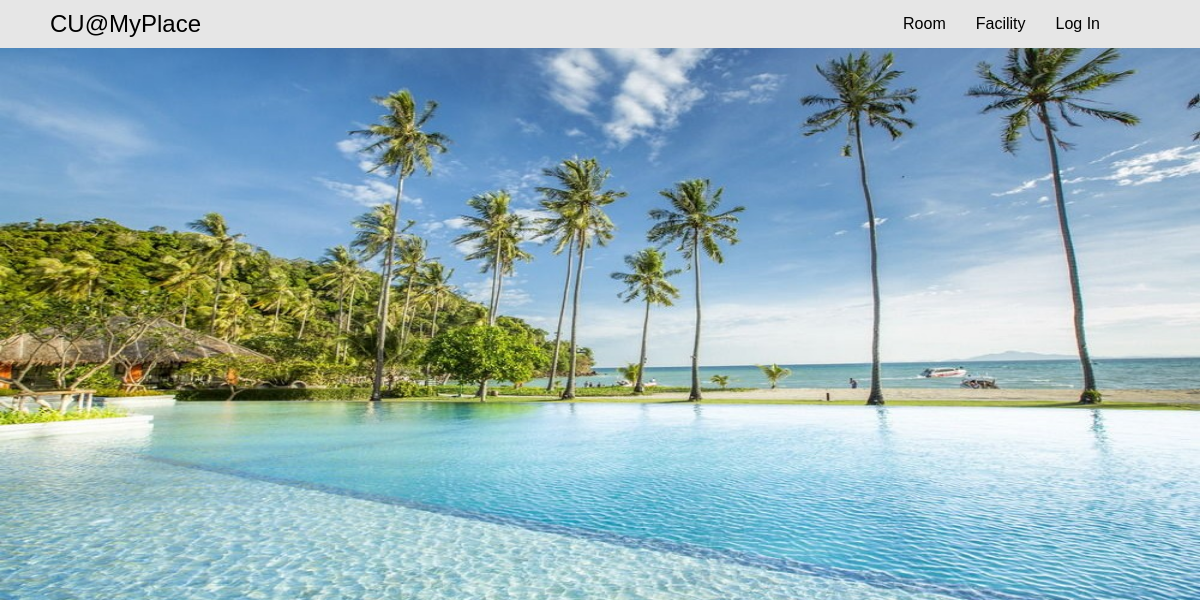
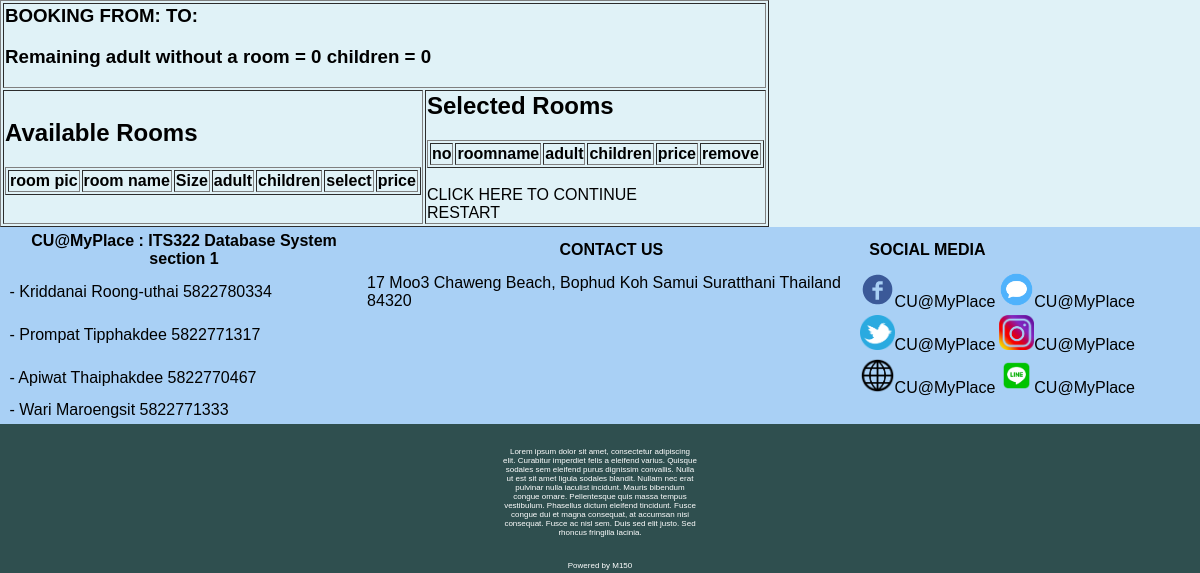
Page /newbooking.php on the earlier database version (2 pictures, top to bottom).
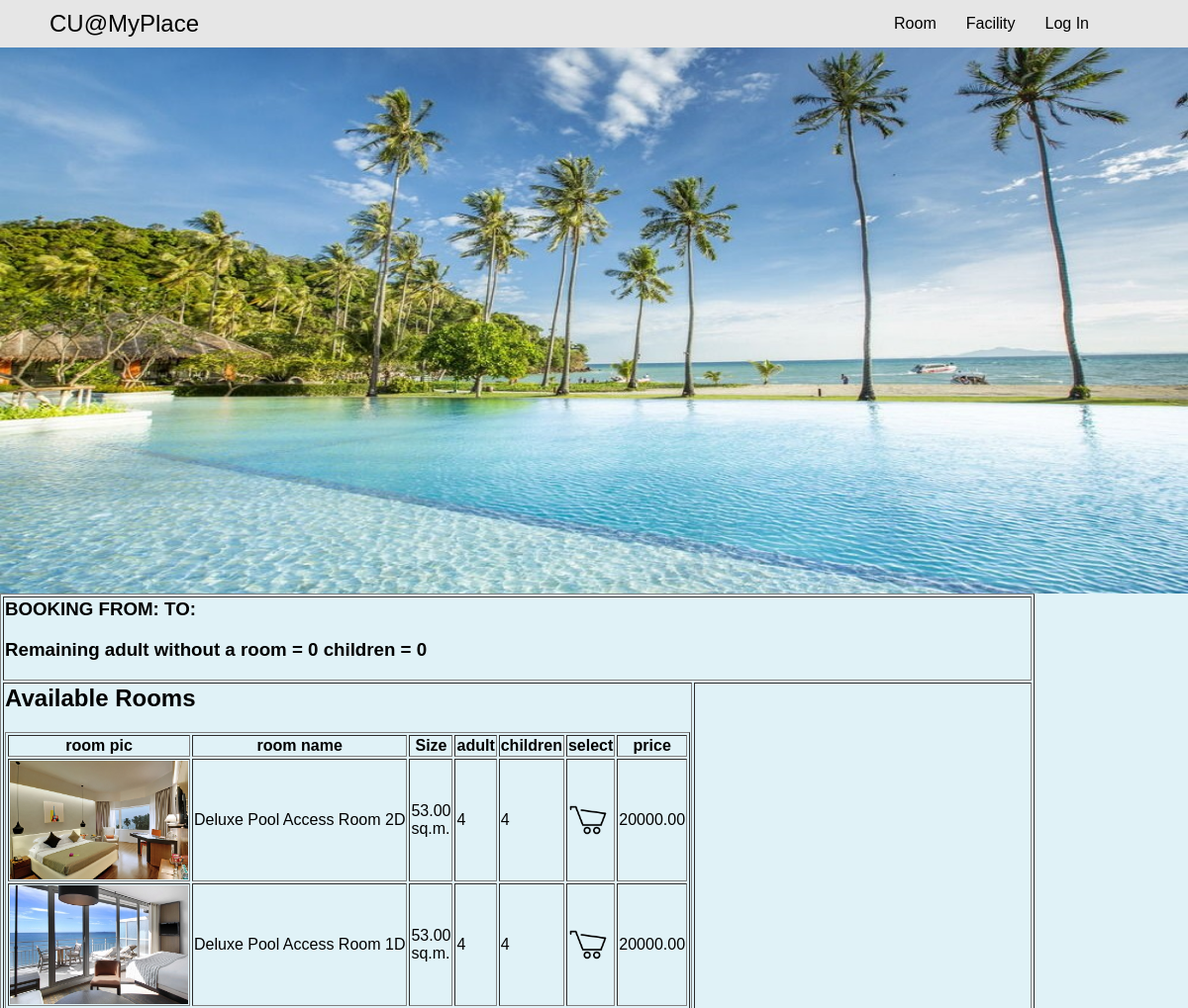
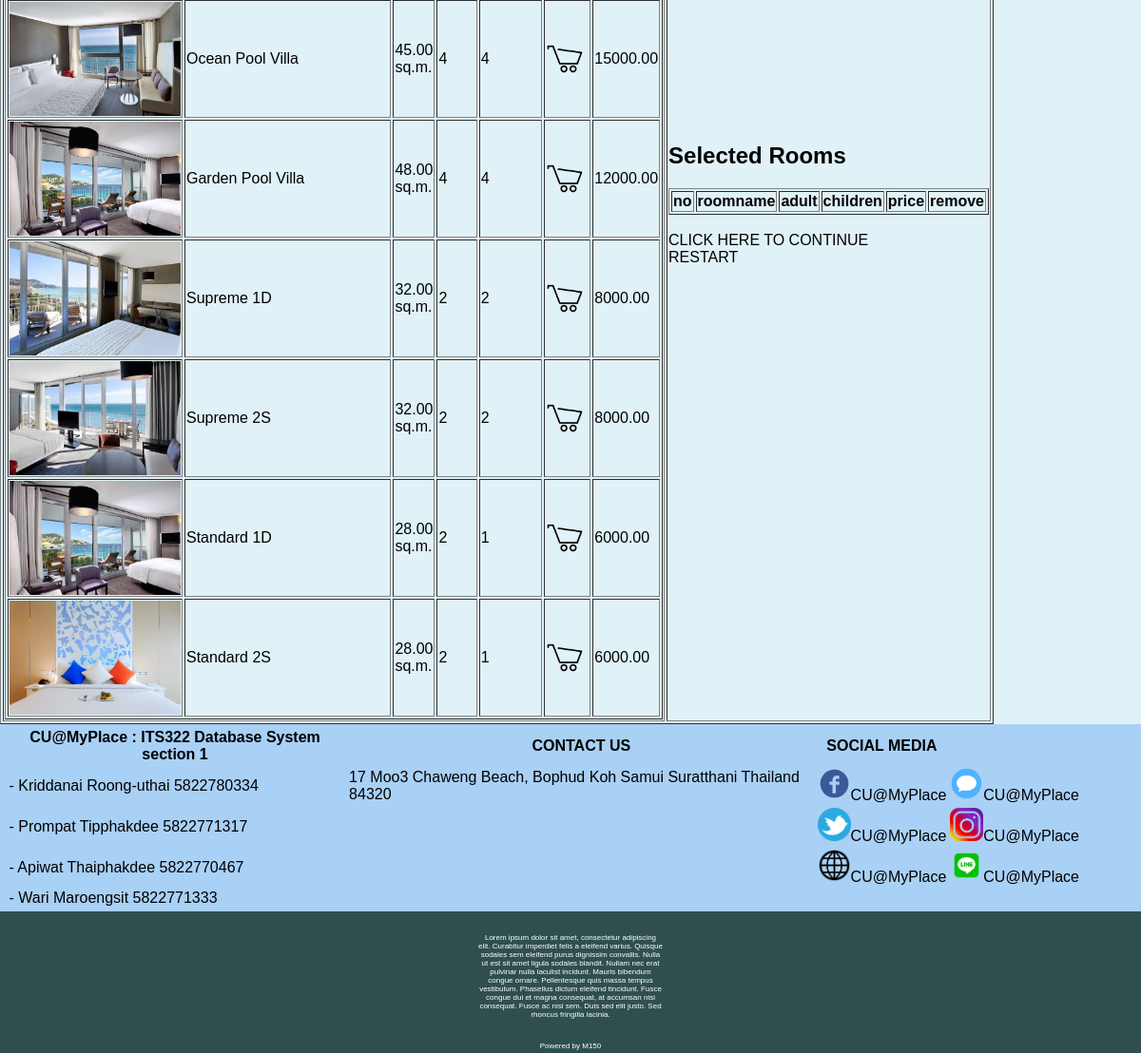
Same page on the later database version (2 pictures, top to bottom).
### tables this page shows
CREATE TABLE `roomtype` (
  `idroomtype` int(11) NOT NULL,
  `name` varchar(45) NOT NULL,
  `numdbed` int(11) NOT NULL,
  `numsbed` int(11) NOT NULL,
  `numbath` int(11) NOT NULL,
  `numliving` int(11) NOT NULL,
  `size` decimal(6,2) NOT NULL,
  `price` decimal(10,2) NOT NULL,
  `numguest` int(11) NOT NULL,
  `numchild` int(11) NOT NULL,
  `pic` varchar(50) DEFAULT NULL
);

### newbooking.php (the view, shortened to what this page needs)
<?php
  require_once('helperfunctions.php');
  require_once('connect.php');
  $leftadult = $_SESSION['adultcount'] - $_SESSION['curadultcount'];
  $leftchild = $_SESSION['childcount'] - $_SESSION['curchildcount'];
  $q = "SELECT * FROM roomtype;";
  $result = $mysqli->query($q);
?>
<html>
<head>
  <link rel="stylesheet" href="default.css">
</head>
<body>
  <?php
  if (isset($_SESSION['user'])) {
    echo '<div id="menubar">';
    menubar_logout();
    echo '</div>';
  }else{
    echo '<div id="menubar">';
    menubar();
    echo '</div>';
  }
   ?>
  <div id="viewpic">
    <img src="img/view1.jpg" height="600" width="100%">
  </div>
  <div id="nosidebarpage">
    <table id="bookingtable" border=1>
      <tr>
        <td colspan="2">
          <h3>BOOKING FROM:<?php echo $_SESSION['fromdate']; ?> TO: <?php echo $_SESSION['todate']; ?></h3>
          <h3>Remaining adult without a room = <?php echo $leftadult;?> children = <?php echo $leftchild;?> </h3>
        </td>
      </tr>
      <td>
        <h2>Available Rooms</h2>
        <table border=1 class="roomtable">
          <tr>
            <th>room pic</th>
            <th>room name</th>
            <th>Size</th>
            <th>adult</th>
            <th>children</th>
            <th>select</th>
            <th>price</th>
          </tr>
          <?php
               while ($row=$result->fetch_array()) {
                   echo "<tr>";
                   echo '<td><img src="img/'.$row['pic'].'.jpg" height="120" width="180"></td>
                <td>'.$row['name'].'</td>
                <td>'.$row['size'].'<br>sq.m.</td>
                <td>'.$row['numguest'].'</td>
                <td>'.$row['numchild'].'</td>
                <td><a href="addarray.php?idroomtype='.$row['idroomtype'].'"><img src="img/shop.png" width="40" height="40"/></a></td>
                <td>'.$row['price'].'</td>';
                   echo "</tr>";
               }
             ?>
        </table>
      </td>
      <td class="aligntop">
        <h2>Selected Rooms</h2>
        <table border=1 class="roomtable">
          <tr>
            <th>no</th>
            <th>roomname</th>
            <th>adult</th>
            <th>children</th>
            <th>price</th>
            <th>remove</th>
          </tr>
        </table>
        <br>
        <?php
        if ($leftadult==0 && $leftchild==0) {
          if (isset($_SESSION['user'])) {
            echo '<a href="addguest.php">CLICK HERE TO CONTINUE</a>';
          }else{
            echo '<a href="bookinglogin.php">CLICK HERE TO CONTINUE</a>';
          }
        }else{
          echo '<a href=""">NOT ENOUGH ROOM</a>';
        }
         ?>
        <br>
        <a href="destroy.php">RESTART</a>
      </td>
    </table>
</div>
  <div id="bottomest">
<?php bottombar(); ?>
  </div>
  </body>
  </html>

### helperfunctions.php (shortened to what this page needs)
<?php
  function menubar(){
    echo '<div id="logo"><a href="home.php">CU@MyPlace</a></div>
    <ul id="menu">
      <li class="topbartext"><a href="room.php">Room</a></li>
      <li class="topbartext"><a href="facility.php">Facility</a></li>
      <li class="topbartext"><a href="login.php">Log In</a></li>
    </ul>';
  }
  function bottombar(){
    echo '
    <div id="bar">
    <table>
      <tr>
        <th>CU@MyPlace : ITS322 Database System section 1</th>
        <th>CONTACT US</th>
        <th>SOCIAL MEDIA</th>
      </tr>
      <tr>
        <td>&nbsp;- Kriddanai Roong-uthai 5822780334</td>
        <td>17 Moo3 Chaweng Beach, Bophud Koh Samui Suratthani Thailand 84320</td>
        <td><img src="img/fb.svg" height="35" width="35">CU@MyPlace</td>
        <td><img src="img/message.png" height="35" width="35">CU@MyPlace</td>
      </tr>
      <tr>
        <td colspan="2">&nbsp;- Prompat Tipphakdee 5822771317</td>
        <td><img src="img/twitter.png" height="35" width="35">CU@MyPlace</td>
        <td><img src="img/ig.png" height="35" width="35">CU@MyPlace</td>
      </tr>
      <tr>
        <td colspan="2">&nbsp;- Apiwat Thaiphakdee 5822770467</td>
        <td><img src="img/web.png" height="35" width="35">CU@MyPlace</td>
        <td><img src="img/LINE_icon01.png" height="35" width="35">CU@MyPlace</td></tr>
      <tr><td>&nbsp;- Wari Maroengsit 5822771333</td></tr>
      </table>
    </div>
    <table id="lastbar">
      <tr>
        <td>
          <div class="centerlastbar">Lorem ipsum dolor sit amet, consectetur adipiscing elit. Curabitur imperdiet felis a eleifend varius. Quisque sodales sem eleifend purus dignissim convallis. Nulla ut est sit amet ligula sodales blandit. Nullam nec erat pulvinar nulla iaculist incidunt. Mauris bibendum congue ornare. Pellentesque quis massa tempus vestibulum. Phasellus dictum eleifend tincidunt. Fusce congue dui et magna consequat, at accumsan nisi consequat. Fusce ac nisl sem. Duis sed elit justo. Sed rhoncus fringilla lacinia. </div>
        </td>
      </tr>
      <tr>
        <td>
          <div class="centerlastbar">Powered by M150</div>
        </td>
      </tr>
    </table>';
  }
 ?>

### default.css (style rules this page uses)
body { background-color: #E0F2F7; font-family: sans-serif; margin: 0; padding: 0; width: 100%; }
ul { float: right; margin: 0 30px 10px 0; }
li { float: left; text-decoration: none; list-style: none; padding: 0 0 0 30px; }
a { text-decoration: none; color: black; }
#logo { position: absolute; top: 50%; -webkit-transform: translateY(-50%); -ms-transform: translateY(-50%); transform: translateY(-50%); font-size: 1.5em; left: 50px; }
#menu { padding: 0px; margin: 0px; position: relative; top: 50%; -webkit-transform: translateY(-50%); -ms-transform: translateY(-50%); transform: translateY(-50%); float: right; right: 100px; }
#menubar { font-family: sans-serif; background-color: #E6E6E6; position: fixed; width: 100%; height: 3em; z-index: 2; }
#bar { position: relatives; font-family: sans-serif; font-weight: 400; background-color:#A9D0F5; color: black; width: 100%; height: auto; float: left; font-size: 1em; }
#bar table { padding:2px; width:95%; }
#lastbar { position: inherit; font-size: 0.5em; font-family: sans-serif; font-weight:400; background-color:#2F4F4F; width: 100%; color:white; height: 100px; }
.centerlastbar { text-align: center; padding: 20px 500px 0px 500px; }

Differences in the rows shown:
added roomtype: shows a picture, name "Deluxe Pool Access Room 2D", size "53.00", numguest "4", numchild "4", price "20000.00"
added roomtype: shows a picture, name "Deluxe Pool Access Room 1D", size "53.00", numguest "4", numchild "4", price "20000.00"
added roomtype: shows a picture, name "Ocean Pool Villa", size "45.00", numguest "4", numchild "4", price "15000.00"
added roomtype: shows a picture, name "Garden Pool Villa", size "48.00", numguest "4", numchild "4", price "12000.00"
added roomtype: shows a picture, name "Supreme 1D", size "32.00", numguest "2", numchild "2", price "8000.00"
added roomtype: shows a picture, name "Supreme 2S", size "32.00", numguest "2", numchild "2", price "8000.00"
added roomtype: shows a picture, name "Standard 1D", size "28.00", numguest "2", numchild "1", price "6000.00"
added roomtype: shows a picture, name "Standard 2S", size "28.00", numguest "2", numchild "1", price "6000.00"
